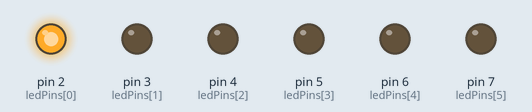
Bench run of a sketch on a simulated Arduino Uno, built with avr-gcc and run on an emulated ATmega328P. Parts: output pins drawn as LEDs (lit = HIGH).

Above: at 0.05 s.
At 0.35 s:
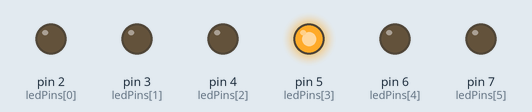
At 0.95 s:
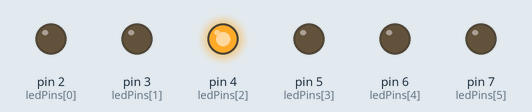
At 1.35 s:
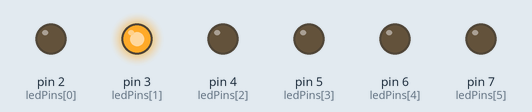
At 1.8 s:
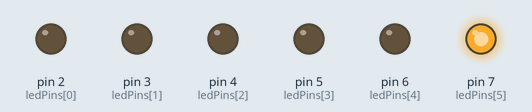
At 2.85 s:
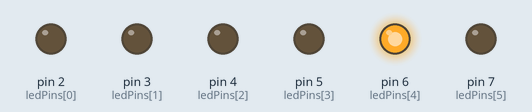
Timing chart, 0 to 3.1 s (numbered marks = the images above):
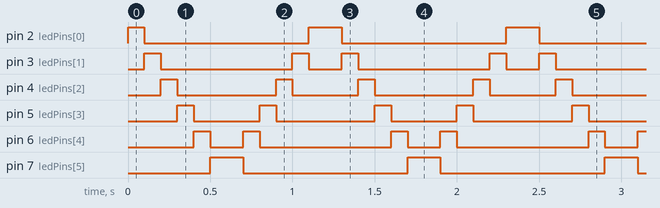

The sketch:

led.ino
```cpp
// Define the pins for the LEDs
const int numLeds = 6;
int ledPins[numLeds] = {2, 3, 4, 5, 6, 7};

void setup() {
  // Set all LED pins as OUTPUT
  for (int i = 0; i < numLeds; i++) {
    pinMode(ledPins[i], OUTPUT);
  }
}

void loop() {
  // Loop through each LED in forward direction
  for (int i = 0; i < numLeds; i++) {
    // Turn on current LED
    digitalWrite(ledPins[i], HIGH);
    // Turn off previous LED
    if (i > 0) {
      digitalWrite(ledPins[i - 1], LOW);
    }
    delay(100); // Adjust delay time for speed
  }

  // Loop through each LED in backward direction
  for (int i = numLeds - 1; i >= 0; i--) {
    // Turn on current LED
    digitalWrite(ledPins[i], HIGH);
    // Turn off previous LED
    if (i < numLeds - 1) {
      digitalWrite(ledPins[i + 1], LOW);
    }
    delay(100); // Adjust delay time for speed
  }
}
```

Measured:
- by itself, pin 2 (ledPins[0]): repeats every 1.2 s: LOW 1.0 s, HIGH 0.20 s
- by itself, pin 3 (ledPins[1]): repeats every 1.2 s: LOW 0.80 s, HIGH 0.10 s, LOW 0.20 s, HIGH 0.10 s
- by itself, pin 4 (ledPins[2]): repeats every 1.2 s: LOW 0.60 s, HIGH 0.10 s, LOW 0.40 s, HIGH 0.10 s
- by itself, pin 5 (ledPins[3]): repeats every 1.2 s: LOW 0.40 s, HIGH 0.10 s, LOW 0.60 s, HIGH 0.10 s
- by itself, pin 6 (ledPins[4]): repeats every 1.2 s: LOW 0.20 s, HIGH 0.10 s, LOW 0.80 s, HIGH 0.10 s
- by itself, pin 7 (ledPins[5]): alternates HIGH for 0.20 s and LOW for 1.0 s
